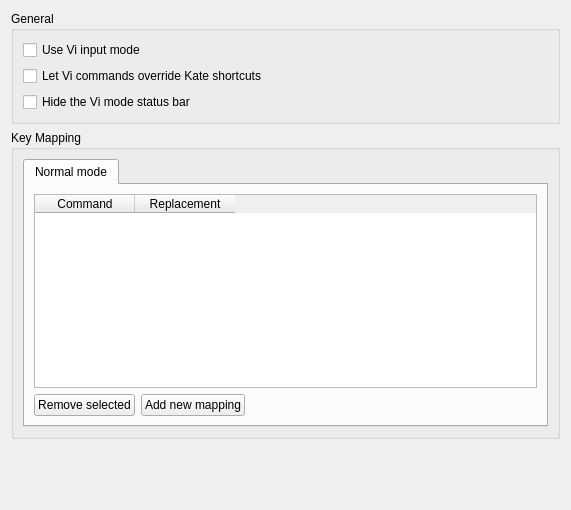
<ui version="4.0" >
 <class>ViInputModeConfigWidget</class>
 <widget class="QWidget" name="ViInputModeConfigWidget" >
  <property name="geometry" >
   <rect>
    <x>0</x>
    <y>0</y>
    <width>571</width>
    <height>510</height>
   </rect>
  </property>
  <layout class="QVBoxLayout" name="verticalLayout_3" >
   <item>
    <widget class="QGroupBox" name="gbViInputMode" >
     <property name="title" >
      <string>General</string>
     </property>
     <layout class="QVBoxLayout" >
      <property name="spacing" >
       <number>6</number>
      </property>
      <property name="margin" >
       <number>9</number>
      </property>
      <item>
       <widget class="QCheckBox" name="chkViInputModeDefault" >
        <property name="whatsThis" >
         <string>When selected, the vi input mode will be enabled when opening a new view. You can still toggle the vi input mode on/off for a particular view in the Edit menu.</string>
        </property>
        <property name="text" >
         <string>Use Vi input mode</string>
        </property>
       </widget>
      </item>
      <item>
       <widget class="QCheckBox" name="chkViCommandsOverride" >
        <property name="whatsThis" >
         <string>When selected, vi commands will override Kate's built-in commands. For example: Ctrl+R will redo, and override the standard action (showing the search and replace dialog).</string>
        </property>
        <property name="text" >
         <string>Let Vi commands override Kate shortcuts</string>
        </property>
       </widget>
      </item>
      <item>
       <widget class="QCheckBox" name="chkViStatusBarHide" >
        <property name="whatsThis" >
         <string>By default, an extra status bar will be used when the Vi input mode is enabled. This status bar shows commands while they are being typed and messages/errors produced by Vi commands.

Checking this options will hide this extra status line.</string>
        </property>
        <property name="text" >
         <string>Hide the Vi mode status bar</string>
        </property>
       </widget>
      </item>
     </layout>
    </widget>
   </item>
   <item>
    <widget class="QGroupBox" name="groupBox" >
     <property name="whatsThis" >
      <string>Key mapping is used to change the meaning of typed keys. This allows you to move commands to other keys or make special keypresses for doing a series of commands.

Example:
"&lt;F2>" → "I-- &lt;esc>"

This will prepend "-- " to a line when pressing F2.</string>
     </property>
     <property name="title" >
      <string>Key Mapping</string>
     </property>
     <layout class="QVBoxLayout" name="verticalLayout_2" >
      <item>
       <widget class="QTabWidget" name="tabMappingModes" >
        <property name="currentIndex" >
         <number>0</number>
        </property>
        <widget class="QWidget" name="tab" >
         <attribute name="title" >
          <string>Normal mode</string>
         </attribute>
         <layout class="QVBoxLayout" name="verticalLayout" >
          <item>
           <widget class="QTableWidget" name="tblNormalModeMappings" >
            <property name="alternatingRowColors" >
             <bool>true</bool>
            </property>
            <property name="selectionMode" >
             <enum>QAbstractItemView::ContiguousSelection</enum>
            </property>
            <property name="selectionBehavior" >
             <enum>QAbstractItemView::SelectRows</enum>
            </property>
            <property name="columnCount" >
             <number>2</number>
            </property>
            <column>
             <property name="text" >
              <string>Command</string>
             </property>
            </column>
            <column>
             <property name="text" >
              <string>Replacement</string>
             </property>
            </column>
           </widget>
          </item>
          <item>
           <layout class="QHBoxLayout" name="horizontalLayout_3" >
            <item>
             <widget class="QPushButton" name="btnRemoveSelectedNormal" >
              <property name="text" >
               <string>Remove selected</string>
              </property>
             </widget>
            </item>
            <item>
             <widget class="QPushButton" name="btnAddNewNormal" >
              <property name="text" >
               <string>Add new mapping</string>
              </property>
             </widget>
            </item>
            <item>
             <spacer name="horizontalSpacer" >
              <property name="orientation" >
               <enum>Qt::Horizontal</enum>
              </property>
              <property name="sizeHint" stdset="0" >
               <size>
                <width>40</width>
                <height>20</height>
               </size>
              </property>
             </spacer>
            </item>
           </layout>
          </item>
         </layout>
        </widget>
       </widget>
      </item>
     </layout>
    </widget>
   </item>
   <item>
    <spacer>
     <property name="orientation" >
      <enum>Qt::Vertical</enum>
     </property>
     <property name="sizeHint" stdset="0" >
      <size>
       <width>381</width>
       <height>16</height>
      </size>
     </property>
    </spacer>
   </item>
  </layout>
 </widget>
 <resources/>
 <connections>
  <connection>
   <sender>chkViInputModeDefault</sender>
   <signal>toggled(bool)</signal>
   <receiver>chkViCommandsOverride</receiver>
   <slot>setEnabled(bool)</slot>
   <hints>
    <hint type="sourcelabel" >
     <x>192</x>
     <y>48</y>
    </hint>
    <hint type="destinationlabel" >
     <x>192</x>
     <y>77</y>
    </hint>
   </hints>
  </connection>
  <connection>
   <sender>chkViInputModeDefault</sender>
   <signal>toggled(bool)</signal>
   <receiver>chkViStatusBarHide</receiver>
   <slot>setEnabled(bool)</slot>
   <hints>
    <hint type="sourcelabel" >
     <x>192</x>
     <y>48</y>
    </hint>
    <hint type="destinationlabel" >
     <x>192</x>
     <y>106</y>
    </hint>
   </hints>
  </connection>
 </connections>
</ui>
